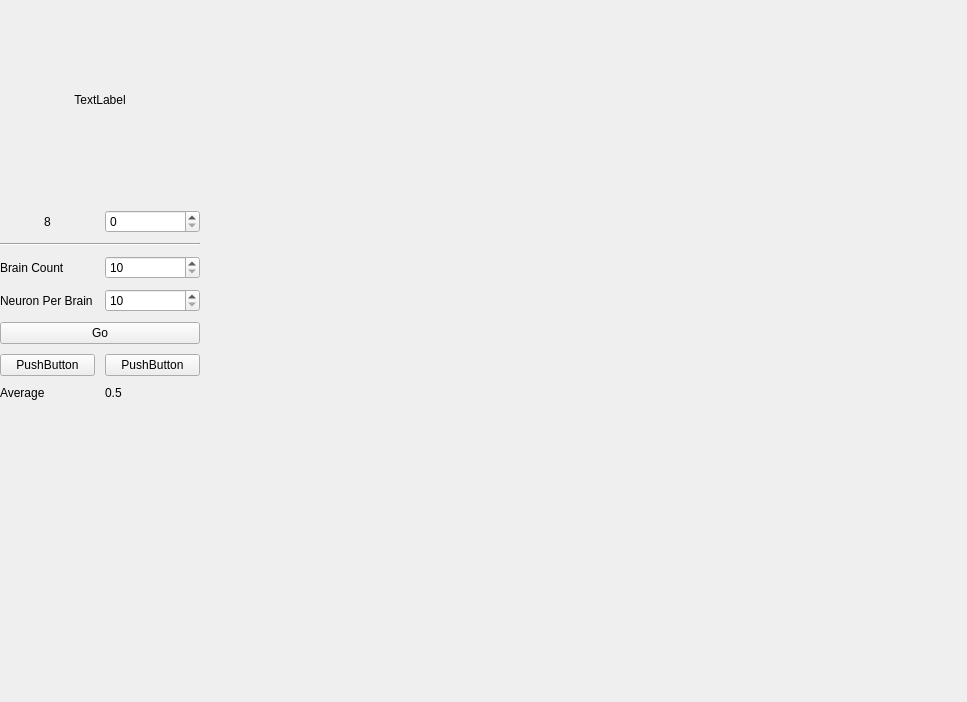
<?xml version="1.0" encoding="UTF-8"?>
<ui version="4.0">
 <class>MainWindow</class>
 <widget class="QMainWindow" name="MainWindow">
  <property name="geometry">
   <rect>
    <x>0</x>
    <y>0</y>
    <width>967</width>
    <height>702</height>
   </rect>
  </property>
  <property name="windowTitle">
   <string>MainWindow</string>
  </property>
  <widget class="QWidget" name="centralWidget">
   <layout class="QGridLayout" name="gridLayout">
    <property name="leftMargin">
     <number>0</number>
    </property>
    <property name="topMargin">
     <number>0</number>
    </property>
    <property name="rightMargin">
     <number>0</number>
    </property>
    <property name="bottomMargin">
     <number>0</number>
    </property>
    <property name="spacing">
     <number>0</number>
    </property>
    <item row="0" column="0">
     <widget class="QSplitter" name="splitter">
      <property name="frameShape">
       <enum>QFrame::NoFrame</enum>
      </property>
      <property name="lineWidth">
       <number>5</number>
      </property>
      <property name="orientation">
       <enum>Qt::Horizontal</enum>
      </property>
      <property name="handleWidth">
       <number>1</number>
      </property>
      <widget class="QScrollArea" name="scrollArea">
       <property name="sizePolicy">
        <sizepolicy hsizetype="Ignored" vsizetype="Ignored">
         <horstretch>0</horstretch>
         <verstretch>0</verstretch>
        </sizepolicy>
       </property>
       <property name="minimumSize">
        <size>
         <width>200</width>
         <height>0</height>
        </size>
       </property>
       <property name="maximumSize">
        <size>
         <width>200</width>
         <height>16777215</height>
        </size>
       </property>
       <property name="frameShape">
        <enum>QFrame::NoFrame</enum>
       </property>
       <property name="frameShadow">
        <enum>QFrame::Plain</enum>
       </property>
       <property name="lineWidth">
        <number>0</number>
       </property>
       <property name="widgetResizable">
        <bool>true</bool>
       </property>
       <widget class="QWidget" name="scrollAreaWidgetContents">
        <property name="geometry">
         <rect>
          <x>0</x>
          <y>0</y>
          <width>200</width>
          <height>702</height>
         </rect>
        </property>
        <property name="minimumSize">
         <size>
          <width>0</width>
          <height>0</height>
         </size>
        </property>
        <layout class="QGridLayout" name="gridLayout_4">
         <property name="leftMargin">
          <number>0</number>
         </property>
         <property name="topMargin">
          <number>0</number>
         </property>
         <property name="rightMargin">
          <number>0</number>
         </property>
         <property name="bottomMargin">
          <number>0</number>
         </property>
         <property name="spacing">
          <number>10</number>
         </property>
         <item row="6" column="0">
          <widget class="QPushButton" name="pushButton">
           <property name="text">
            <string>PushButton</string>
           </property>
          </widget>
         </item>
         <item row="6" column="1">
          <widget class="QPushButton" name="pushButton_2">
           <property name="text">
            <string>PushButton</string>
           </property>
          </widget>
         </item>
         <item row="8" column="0">
          <spacer name="horizontalSpacer_2">
           <property name="orientation">
            <enum>Qt::Horizontal</enum>
           </property>
           <property name="sizeHint" stdset="0">
            <size>
             <width>40</width>
             <height>20</height>
            </size>
           </property>
          </spacer>
         </item>
         <item row="7" column="0">
          <widget class="QLabel" name="label_3">
           <property name="text">
            <string>Average</string>
           </property>
          </widget>
         </item>
         <item row="7" column="1">
          <widget class="QLabel" name="labelAverage">
           <property name="text">
            <string>0.5</string>
           </property>
          </widget>
         </item>
         <item row="2" column="0" colspan="2">
          <widget class="Line" name="line">
           <property name="orientation">
            <enum>Qt::Horizontal</enum>
           </property>
          </widget>
         </item>
         <item row="1" column="1">
          <widget class="QSpinBox" name="spinBoxImageId"/>
         </item>
         <item row="0" column="0" colspan="2">
          <widget class="QLabel" name="labelImage">
           <property name="minimumSize">
            <size>
             <width>200</width>
             <height>200</height>
            </size>
           </property>
           <property name="text">
            <string>TextLabel</string>
           </property>
           <property name="alignment">
            <set>Qt::AlignCenter</set>
           </property>
          </widget>
         </item>
         <item row="3" column="0">
          <widget class="QLabel" name="label">
           <property name="text">
            <string>Brain Count</string>
           </property>
          </widget>
         </item>
         <item row="4" column="0">
          <widget class="QLabel" name="label_2">
           <property name="text">
            <string>Neuron Per Brain</string>
           </property>
          </widget>
         </item>
         <item row="4" column="1">
          <widget class="QSpinBox" name="spinBox_2">
           <property name="minimum">
            <number>10</number>
           </property>
           <property name="maximum">
            <number>100</number>
           </property>
          </widget>
         </item>
         <item row="1" column="0">
          <widget class="QLabel" name="labelValue">
           <property name="minimumSize">
            <size>
             <width>50</width>
             <height>0</height>
            </size>
           </property>
           <property name="text">
            <string>8</string>
           </property>
           <property name="alignment">
            <set>Qt::AlignCenter</set>
           </property>
          </widget>
         </item>
         <item row="5" column="0" colspan="2">
          <widget class="QPushButton" name="pushButtonGo">
           <property name="text">
            <string>Go</string>
           </property>
          </widget>
         </item>
         <item row="3" column="1">
          <widget class="QSpinBox" name="spinBox">
           <property name="minimum">
            <number>10</number>
           </property>
           <property name="maximum">
            <number>100</number>
           </property>
          </widget>
         </item>
         <item row="8" column="1">
          <spacer name="horizontalSpacer">
           <property name="orientation">
            <enum>Qt::Horizontal</enum>
           </property>
           <property name="sizeHint" stdset="0">
            <size>
             <width>40</width>
             <height>20</height>
            </size>
           </property>
          </spacer>
         </item>
         <item row="9" column="0" colspan="2">
          <spacer name="verticalSpacer">
           <property name="orientation">
            <enum>Qt::Vertical</enum>
           </property>
           <property name="sizeHint" stdset="0">
            <size>
             <width>20</width>
             <height>40</height>
            </size>
           </property>
          </spacer>
         </item>
        </layout>
       </widget>
      </widget>
      <widget class="QScrollArea" name="scrollArea_2">
       <property name="frameShape">
        <enum>QFrame::NoFrame</enum>
       </property>
       <property name="lineWidth">
        <number>0</number>
       </property>
       <property name="widgetResizable">
        <bool>true</bool>
       </property>
       <widget class="QWidget" name="widgetBrains">
        <property name="geometry">
         <rect>
          <x>0</x>
          <y>0</y>
          <width>766</width>
          <height>702</height>
         </rect>
        </property>
        <layout class="QVBoxLayout" name="verticalLayout"/>
       </widget>
      </widget>
     </widget>
    </item>
   </layout>
  </widget>
 </widget>
 <layoutdefault spacing="6" margin="11"/>
 <resources/>
 <connections/>
</ui>
